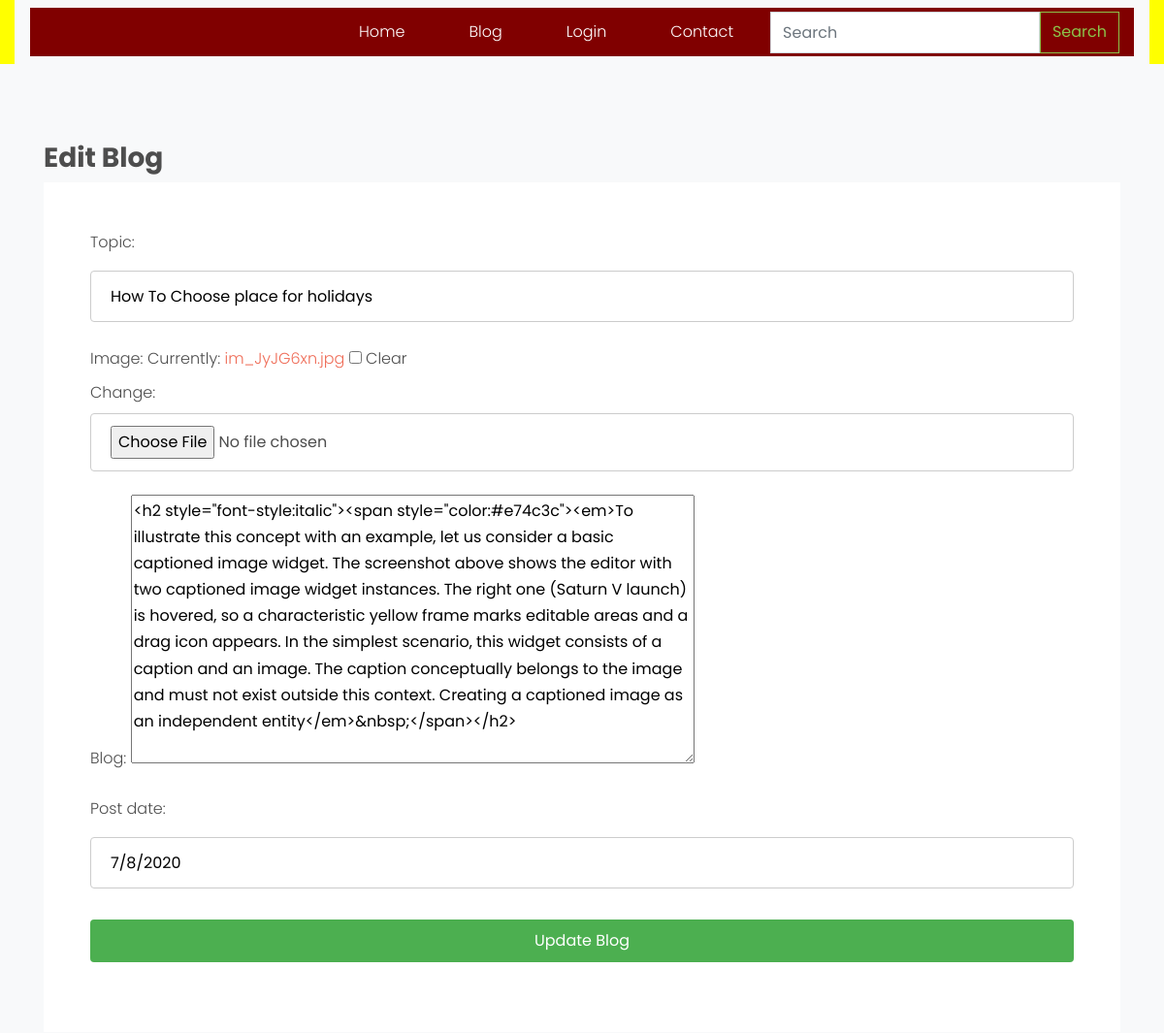
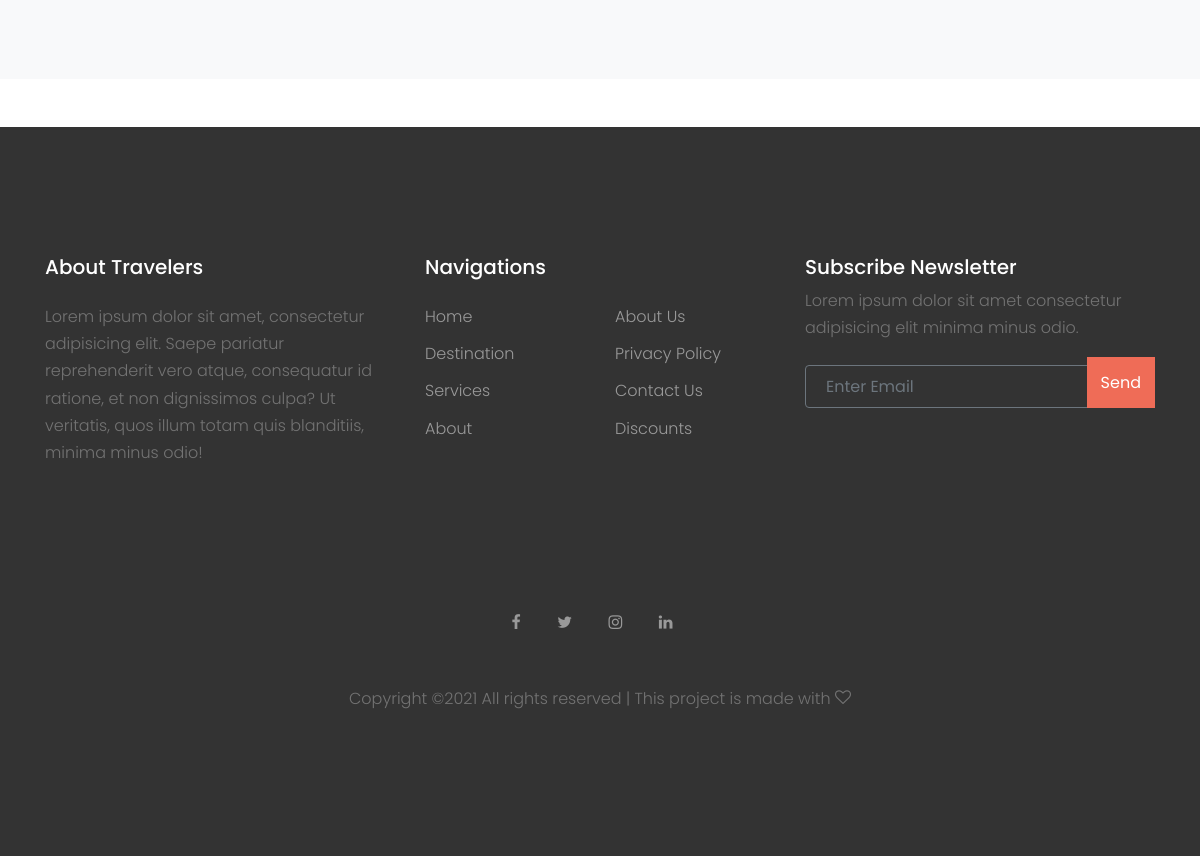
The app's page /update_blog/2 with its own data (2 pictures, top to bottom).
### tour/models.py (models this page shows, shortened)
class Blog(models.Model):
    user= models.ForeignKey(User,on_delete=models.CASCADE,null=True,blank=True)
    topic=models.CharField(max_length=100,null=True,blank=True)
    image= models.ImageField(blank=True)
    blog= RichTextField(blank=True,null=True)
    post_date= models.CharField(max_length=30,null=True,blank=True)

### tour/views.py (the view)
# urls.py: path('update_blog/<int:pid>',views.update_blog,name='update_blog'),
def update_blog(request,pid):
    data=Blog.objects.get(id=pid)
    form = BlogForm(instance=data)
    if request.method == "POST":
        form = BlogForm(request.POST,request.FILES,instance=data)
        if form.is_valid():
            form.save()
            messages.info(request, 'Blog Update successfully')
            return redirect('admin_viewblog')
    d={'form':form}
    return render(request,'update_blog.html',d)

### tour/forms.py
class BlogForm(forms.ModelForm):
    class Meta():
        model = Blog
        fields = ['topic','image','blog','post_date',]
        exclude=['user']

### tour/templates/update_blog.html (shortened to what this page needs)
{% extends 'base.html' %}
{% load static %}
{% block body %}
<div class="site-section bg-light">
    <div class="container">
        <h3 style="font-weight:bold;">Edit Blog</h3>
        <div class="row">
            <div class="col-md-12 mb-12">
                <form class="p-5 bg-white" method="post" action="" enctype="multipart/form-data">
                   {{form.as_p}}
                    <div class="row form-group">
                        <div class="col-md-12">
                            <input type="submit" value="Update Blog" class="btn btn-primary py-2 px-4 text-white">
                        </div>
                    </div>
                </form>
            </div>
        </div>
    </div>
</div>
{% endblock %}

### tour/static/css/style.css (style rules this page uses)
body { line-height: 1.7; color: #4d4d4d; font-weight: 300; font-size: 1rem; }
a { -webkit-transition: .3s all ease; -o-transition: .3s all ease; transition: .3s all ease; }
h1, h2, h3, h4, h5, .h1, .h2, .h3, .h4, .h5 { font-family: "Poppins", -apple-system, BlinkMacSystemFont, "Segoe UI", Roboto, "Helvetica Neue", Arial, sans-serif, "Apple Color Emoji", "Segoe UI Emoji", "Segoe UI Symbol", "Noto Color Emoji"; }
.btn { border-radius: 0; }
.btn.btn-primary { border: 2px solid transparent; }
.site-section { padding: 2.5em 0; }
@media (min-width: 768px) { .site-section { padding: 5em 0; } }
.bg-light { background: #ccc; }

### tour/templates/update_blog.html (style rules this page uses)
input[type=text],[type=file], select { width: 100%; padding: 12px 20px; margin: 8px 0; display: inline-block; border: 1px solid #ccc; border-radius: 4px; box-sizing: border-box; }
input[type=submit] { width: 100%; background-color: #4CAF50; color: white; padding: 14px 20px; margin: 8px 0; border: none; border-radius: 4px; cursor: pointer; }

### records on screen
Blog: topic "How To Choose place for holidays", blog "<h2 style=\"font-style:italic\"><span style=\"color:#e74c3c\"><em>To illustrate this concept with an example, let us consider a basic captioned image widget. The screenshot above shows the editor with two captioned image widget instances. The right one (Saturn V launch) is hovered, so a characteristic yellow frame marks editable areas and a drag icon appears. In the simplest scenario, this widget consists of a caption and an image. The caption conceptually belongs to the image and must not exist outside this context. Creating a captioned image as an independent entity</em>&nbsp;</span></h2>", post_date "7/8/2020"
